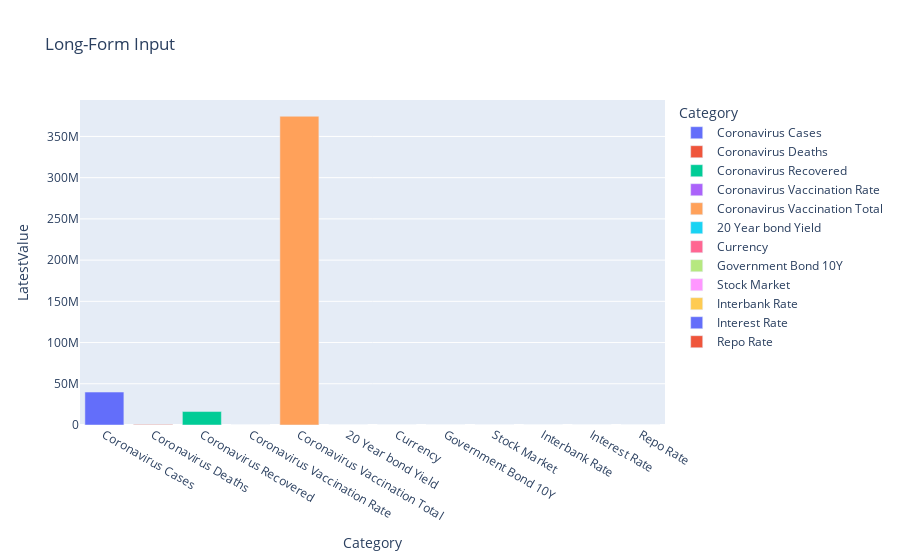

Write notebook code for a chart like this one.
### Code cell
fig = px.bar(to_plot_3, x="Category", y="LatestValue", color="Category", title="Long-Form Input")
fig.show()

### Figure 1 — Plotly figure (JSON) as saved in the notebook; plotly's stock layout.template omitted (floating-point values rounded to 4 significant figures)
{"data": [{"alignmentgroup": "True", "hovertemplate": "Category=%{x}<br>LatestValue=%{y}<extra></extra>", "legendgroup": "Coronavirus Cases", "marker": {"color": "#636efa", "pattern": {"shape": ""}}, "name": "Coronavirus Cases", "offsetgroup": "Coronavirus Cases", "orientation": "v", "showlegend": true, "textposition": "auto", "type": "bar", "x": ["Coronavirus Cases"], "xaxis": "x", "y": [39944987], "yaxis": "y"}, {"alignmentgroup": "True", "hovertemplate": "Category=%{x}<br>LatestValue=%{y}<extra></extra>", "legendgroup": "Coronavirus Deaths", "marker": {"color": "#EF553B", "pattern": {"shape": ""}}, "name": "Coronavirus Deaths", "offsetgroup": "Coronavirus Deaths", "orientation": "v", "showlegend": true, "textposition": "auto", "type": "bar", "x": ["Coronavirus Deaths"], "xaxis": "x", "y": [648468], "yaxis": "y"}, {"alignmentgroup": "True", "hovertemplate": "Category=%{x}<br>LatestValue=%{y}<extra></extra>", "legendgroup": "Coronavirus Recovered", "marker": {"color": "#00cc96", "pattern": {"shape": ""}}, "name": "Coronavirus Recovered", "offsetgroup": "Coronavirus Recovered", "orientation": "v", "showlegend": true, "textposition": "auto", "type": "bar", "x": ["Coronavirus Recovered"], "xaxis": "x", "y": [16306656], "yaxis": "y"}, {"alignmentgroup": "True", "hovertemplate": "Category=%{x}<br>LatestValue=%{y}<extra></extra>", "legendgroup": "Coronavirus Vaccination Rate", "marker": {"color": "#ab63fa", "pattern": {"shape": ""}}, "name": "Coronavirus Vaccination Rate", "offsetgroup": "Coronavirus Vaccination Rate", "orientation": "v", "showlegend": true, "textposition": "auto", "type": "bar", "x": ["Coronavirus Vaccination Rate"], "xaxis": "x", "y": [111.3], "yaxis": "y"}, {"alignmentgroup": "True", "hovertemplate": "Category=%{x}<br>LatestValue=%{y}<extra></extra>", "legendgroup": "Coronavirus Vaccination Total", "marker": {"color": "#FFA15A", "pattern": {"shape": ""}}, "name": "Coronavirus Vaccination Total", "offsetgroup": "Coronavirus Vaccination Total", "orientation": "v", "showlegend": true, "textposition": "auto", "type": "bar", "x": ["Coronavirus Vaccination Total"], "xaxis": "x", "y": [374488924], "yaxis": "y"}, {"alignmentgroup": "True", "hovertemplate": "Category=%{x}<br>LatestValue=%{y}<extra></extra>", "legendgroup": "20 Year bond Yield", "marker": {"color": "#19d3f3", "pattern": {"shape": ""}}, "name": "20 Year bond Yield", "offsetgroup": "20 Year bond Yield", "orientation": "v", "showlegend": true, "textposition": "auto", "type": "bar", "x": ["20 Year bond Yield"], "xaxis": "x", "y": [2.03], "yaxis": "y"}, {"alignmentgroup": "True", "hovertemplate": "Category=%{x}<br>LatestValue=%{y}<extra></extra>", "legendgroup": "Currency", "marker": {"color": "#FF6692", "pattern": {"shape": ""}}, "name": "Currency", "offsetgroup": "Currency", "orientation": "v", "showlegend": true, "textposition": "auto", "type": "bar", "x": ["Currency"], "xaxis": "x", "y": [92.27], "yaxis": "y"}, {"alignmentgroup": "True", "hovertemplate": "Category=%{x}<br>LatestValue=%{y}<extra></extra>", "legendgroup": "Government Bond 10Y", "marker": {"color": "#B6E880", "pattern": {"shape": ""}}, "name": "Government Bond 10Y", "offsetgroup": "Government Bond 10Y", "orientation": "v", "showlegend": true, "textposition": "auto", "type": "bar", "x": ["Government Bond 10Y"], "xaxis": "x", "y": [1.33], "yaxis": "y"}, {"alignmentgroup": "True", "hovertemplate": "Category=%{x}<br>LatestValue=%{y}<extra></extra>", "legendgroup": "Stock Market", "marker": {"color": "#FF97FF", "pattern": {"shape": ""}}, "name": "Stock Market", "offsetgroup": "Stock Market", "orientation": "v", "showlegend": true, "textposition": "auto", "type": "bar", "x": ["Stock Market"], "xaxis": "x", "y": [35460.0], "yaxis": "y"}, {"alignmentgroup": "True", "hovertemplate": "Category=%{x}<br>LatestValue=%{y}<extra></extra>", "legendgroup": "Interbank Rate", "marker": {"color": "#FECB52", "pattern": {"shape": ""}}, "name": "Interbank Rate", "offsetgroup": "Interbank Rate", "orientation": "v", "showlegend": true, "textposition": "auto", "type": "bar", "x": ["Interbank Rate"], "xaxis": "x", "y": [0.12], "yaxis": "y"}, {"alignmentgroup": "True", "hovertemplate": "Category=%{x}<br>LatestValue=%{y}<extra></extra>", "legendgroup": "Interest Rate", "marker": {"color": "#636efa", "pattern": {"shape": ""}}, "name": "Interest Rate", "offsetgroup": "Interest Rate", "orientation": "v", "showlegend": true, "textposition": "auto", "type": "bar", "x": ["Interest Rate"], "xaxis": "x", "y": [0.25], "yaxis": "y"}, {"alignmentgroup": "True", "hovertemplate": "Category=%{x}<br>LatestValue=%{y}<extra></extra>", "legendgroup": "Repo Rate", "marker": {"color": "#EF553B", "pattern": {"shape": ""}}, "name": "Repo Rate", "offsetgroup": "Repo Rate", "orientation": "v", "showlegend": true, "textposition": "auto", "type": "bar", "x": ["Repo Rate"], "xaxis": "x", "y": [0.06], "yaxis": "y"}], "layout": {"barmode": "relative", "legend": {"title": {"text": "Category"}, "tracegroupgap": 0}, "title": {"text": "Long-Form Input"}, "xaxis": {"anchor": "y", "categoryarray": ["Coronavirus Cases", "Coronavirus Deaths", "Coronavirus Recovered", "Coronavirus Vaccination Rate", "Coronavirus Vaccination Total", "20 Year bond Yield", "Currency", "Government Bond 10Y", "Stock Market", "Interbank Rate", "Interest Rate", "Repo Rate"], "categoryorder": "array", "domain": [0, 1], "title": {"text": "Category"}}, "yaxis": {"anchor": "x", "domain": [0, 1], "title": {"text": "LatestValue"}}}}
